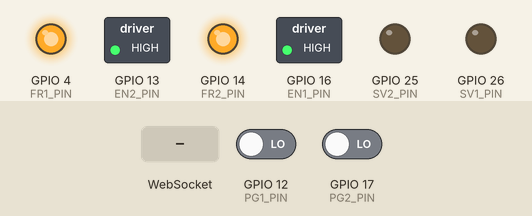
Simulated run of this sketch. Board: ESP32. Shown: switched loads named in the sketch (green lamp = pin HIGH), output pins drawn as LEDs (lit = HIGH). The test bench sets the inputs (shaded band); at power-on: GPIO 12 (PG1_PIN) LOW, GPIO 17 (PG2_PIN) LOW. What the sketch prints to the serial monitor is not drawn.

Above: at 1.2 s.
1.3 s: WebSocket text "GET /generate_204" received
2.8 s: WebSocket text "1" received
Timing chart, 0 to 5.8 s (numbered marks = the images above; inputs shaded):
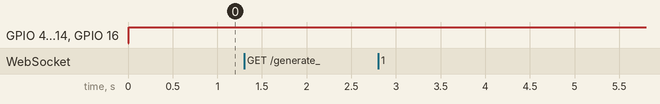

The sketch:

DriverWeb_v6.ino
```cpp
#include <WiFi.h>
#include <WiFiClient.h>
#include <WiFiAP.h>
#include <DNSServer.h>
#include <WebSocketsServer.h>
#include <ArduinoJson.h>
#include <Arduino.h>

// Définition des broches moteurs
#define PWM_CHANNEL_1 0
#define PWM_CHANNEL_2 1
#define PWM_FREQ 1000
#define PWM_RESOLUTION 8
#define SV1_PIN 26  // Signal vitesse moteur 1. D3
#define SV2_PIN 25  // Signal vitesse moteur 2. D2
#define FR1_PIN 4  // Sens moteur 1. D12
#define FR2_PIN 14  // Sens moteur 2. D6
#define EN1_PIN 16  // Activation moteur 1. D11
#define EN2_PIN 13  // Activation moteur 2. D7
#define PG1_PIN 12   // Retour vitesse moteur 1. D13
#define PG2_PIN 17   // Retour vitesse moteur 2. D10
#define NUM_POLE_PAIRS 2

// Nom et mot de passe du Wi-Fi
const char *ssid = "ESP32_BB8";
const char *password = "StarWars"; // Au moins 8 caractères obligatoires !

// Adresse IP du point d'accès
IPAddress apIP(192, 168, 4, 1);
IPAddress netMsk(255, 255, 255, 0);

// Serveur DNS
DNSServer dnsServer;

// Serveur HTTP et WebSocket
WiFiServer server(80);
WebSocketsServer webSocket(81);

// Variables moteurs et de contrôle
volatile unsigned long pulseCount1 = 0, pulseCount2 = 0;
unsigned long lastRPMTime = 0;
float rpm1 = 0, rpm2 = 0;
const unsigned long rpmInterval = 100;
int speedY = 0, speedX = 0;  // Ces variables seront mises à jour via WebSocket

// Page HTML simplifiée pour tester la connexion
const char *Accueil = R"rawliteral(
<!DOCTYPE html>
<html>
    <head>
        <meta charset="UTF-8">
        <meta name="viewport" content="width=device-width, initial-scale=1.0">
        <title>Accueil BB-8</title>
    </head>

    <body style="font-family: Arial;
    text-align: center;
    padding: 20px;
    width: 70%;
    height: 25%;

    position: absolute;
    top: 25%;
    left: 8%;

    border: 2px solid #ccc;
    border-radius: 10px;
    box-shadow: 4px 4px 10px rgba(0, 0, 0, 0.2);
    background-color: white;
    font-size: 16px;">
        <h1>Bienvenue sur le controleur BB8</h1>
        <a href="/Joystick" style="display: inline-block;
        padding: 10px 20px;
        background-color: #ff9900;
        color: white;
        text-decoration: none;
        border-radius: 5px;
        font-size: large;">Accéder au Joystick</a>
    </body>
</html>
)rawliteral";

const char *Joystick = R"rawliteral(
<!DOCTYPE html>
<html>
    <head>
        <meta charset="UTF-8">
        <meta name="viewport" content="width=device-width, initial-scale=1.0">
        <title>Joystick BB-8</title>
    </head>

    <body style="display: flex;
    justify-content: center;
    align-items: center;
    height: 100vh;
    background-color: #f4f4f4;
    flex-direction: column;
    gap:0;

    font-family: Arial;
    text-align: center;
    padding: 20px;
    width: 70%;
    height: 45%;

    position: absolute;
    top: 20%;
    left: 8%;

    border: 2px solid #ccc;
    border-radius: 10px;
    box-shadow: 4px 4px 10px rgba(0, 0, 0, 0.2);
    background-color: white;
    font-size: 16px;
    resize: none;">
        <h2>BB8 Joystick</h2>
        <p style ="font-size: 18px">Position: (<span id="x_coordinate">0</span>,<span id="y_coordinate">0</span>)<br>
        Speed: <span id="speed">0</span>% | Angle: <span id="angle">0</span>°</p>
        <canvas id="canvas"></canvas>

        <script>
            const ws = new WebSocket('ws://' + location.hostname + ':81/');
            const canvas = document.getElementById('canvas');
            const ctx = canvas.getContext('2d');
            let width, height, radius, x_orig, y_orig;

            function resizeCanvas() {
                width = window.innerWidth * 0.45;
                height = window.innerHeight * 0.25;
                radius = 40;
                x_orig = width / 2;
                y_orig = height / 2;
                canvas.width = width;
                canvas.height = height;
                drawBackground();
                drawJoystick(x_orig, y_orig);
            }

            function drawBackground() {
                ctx.clearRect(0, 0, canvas.width, canvas.height);
                ctx.fillStyle = "#FFFFFF"; // Fond blanc
                ctx.fillRect(0, 0, canvas.width, canvas.height);

                ctx.beginPath();
                ctx.arc(x_orig, y_orig, radius + 25, 0, Math.PI * 2);
                ctx.fillStyle = "#FFD580";
                ctx.fill();
            }

            function drawJoystick(x, y) {
                ctx.beginPath();
                ctx.arc(x, y, radius, 0, Math.PI * 2);
                ctx.fillStyle = "#FFA500";
                ctx.fill();
            }

            let isDragging = false;

            function sendJoystickData(x, y) {
                const raw_dx = x - x_orig;
                const raw_dy = y - y_orig;
                const maxDistance = radius + 15;
                const dx = Math.round((raw_dx / maxDistance) * 100);
                const dy = -Math.round((raw_dy / maxDistance) * 100);
                const distance = Math.min(Math.sqrt(dx * dx + dy * dy), 100);
                const angle = Math.round((Math.atan2(-raw_dy, raw_dx) * 180 / Math.PI + 360) % 360);
                const speed = Math.round(distance);


                document.getElementById("x_coordinate").innerText = dx;
                document.getElementById("y_coordinate").innerText = dy;
                document.getElementById("speed").innerText = speed;
                document.getElementById("angle").innerText = angle;

                if (ws.readyState === WebSocket.OPEN) {
                    ws.send(JSON.stringify({ x: dx, y: dy, speed: speed, angle: angle }));
                }
            }

            function handleJoystickMove(event) {
                const rect = canvas.getBoundingClientRect();
                const x = Math.min(Math.max(event.clientX - rect.left, x_orig - radius), x_orig + radius);
                const y = Math.min(Math.max(event.clientY - rect.top, y_orig - radius), y_orig + radius);
                drawBackground();
                drawJoystick(x, y);
                sendJoystickData(x, y);
            }

            canvas.addEventListener('mousedown', (e) => {
                isDragging = true;
                handleJoystickMove(e);
            });

            canvas.addEventListener('mousemove', (e) => {
                if (isDragging) handleJoystickMove(e);
            });

            canvas.addEventListener('mouseup', () => {
                isDragging = false;
                drawBackground();
                drawJoystick(x_orig, y_orig);
                sendJoystickData(x_orig, y_orig);
            });

            canvas.addEventListener('touchstart', (e) => {
                e.preventDefault();
                isDragging = true;
                handleJoystickMove(e.touches[0]);
            });

            canvas.addEventListener('touchmove', (e) => {
                e.preventDefault();
                if (isDragging) handleJoystickMove(e.touches[0]);
            });

            canvas.addEventListener('touchend', () => {
                isDragging = false;
                drawBackground();
                drawJoystick(x_orig, y_orig);
                sendJoystickData(x_orig, y_orig);
            });

            window.addEventListener('resize', resizeCanvas);
            resizeCanvas();
        </script>
    </body>
</html>
)rawliteral";

// Prototypes des fonctions utilisées
void webSocketEvent(uint8_t num, WStype_t type, uint8_t *payload, size_t length);
void updateRPM();
void updateMotors();

// Gestion des interruptions pour le comptage des pulses
void IRAM_ATTR onPulse1() { pulseCount1++; }
void IRAM_ATTR onPulse2() { pulseCount2++; }

void setup() {
    Serial.begin(115200);
    Serial.println("\n Démarrage de l'ESP32...");

    // Forcer l'ESP32 en mode Point d'accès (AP)
    WiFi.mode(WIFI_AP);
    WiFi.softAPConfig(apIP, apIP, netMsk);

    // Démarrer le point d'accès Wi-Fi
    if (WiFi.softAP(ssid, password)) {
        Serial.println("Point d'accès activé !");
        Serial.print("SSID : ");
        Serial.println(ssid);
        Serial.print("Adresse IP : ");
        Serial.println(WiFi.softAPIP());
    } else {
        Serial.println("Échec de la création du point d'accès !");
        return;
    }

    // Démarrer le serveur DNS
    dnsServer.start(53, "*", apIP);

    // Démarrer le serveur Web et WebSocket
    server.begin();
    webSocket.begin();
    webSocket.onEvent(webSocketEvent);

    Serial.println("Serveur Web et WebSocket démarrés.");

    // Configuration des moteurs
    ledcSetup(PWM_CHANNEL_1, PWM_FREQ, PWM_RESOLUTION);
    ledcSetup(PWM_CHANNEL_2, PWM_FREQ, PWM_RESOLUTION);
    ledcAttachPin(SV1_PIN, PWM_CHANNEL_1);
    ledcAttachPin(SV2_PIN, PWM_CHANNEL_2);
    pinMode(FR1_PIN, OUTPUT);
    pinMode(FR2_PIN, OUTPUT);
    pinMode(EN1_PIN, OUTPUT);
    pinMode(EN2_PIN, OUTPUT);
    pinMode(PG1_PIN, INPUT);
    pinMode(PG2_PIN, INPUT);
    attachInterrupt(digitalPinToInterrupt(PG1_PIN), onPulse1, RISING);
    attachInterrupt(digitalPinToInterrupt(PG2_PIN), onPulse2, RISING);
}

void loop() {
    dnsServer.processNextRequest();
    webSocket.loop();
    updateRPM();
    updateMotors();

    WiFiClient client = server.available();
    if (client) {
        String request = "";
        while (client.connected()) {
            if (client.available()) {
                char c = client.read();
                request += c;
                if (c == '\n' && request.endsWith("\r\n\r\n")) {
                break;
                }
                if (c == '\n') {
                    if (request.indexOf("GET /generate_204") >= 0 ||
                        request.indexOf("GET /hotspot-detect.html") >= 0 ||
                        request.indexOf("GET /ncsi.txt") >= 0) {

                        client.println("HTTP/1.1 302 Found");
                        client.println("Location: http://192.168.4.1/");
                        client.println("Connection: close");
                        client.println();
                        client.stop();
                        return;
                    }

                    if (request.indexOf("GET /Joystick") >= 0) {
                        client.println("HTTP/1.1 200 OK");
                        client.println("Content-type:text/html");
                        client.println();
                        client.print(Joystick);
                    } else {
                        client.println("HTTP/1.1 200 OK");
                        client.println("Content-type:text/html");
                        client.println();
                        client.print(Accueil);
                    }
                    client.println();
                    break;
                }
            }
        }
        client.stop();
    }
}

void updateRPM() {
    unsigned long currentTime = millis();
    if (currentTime - lastRPMTime >= rpmInterval) {
        float dt = (currentTime - lastRPMTime) / 1000.0;
        noInterrupts();
        unsigned long pulses1 = pulseCount1, pulses2 = pulseCount2;
        pulseCount1 = pulseCount2 = 0;
        interrupts();
        rpm1 = (pulses1 / dt * 60.0) / (3.0 * NUM_POLE_PAIRS);
        rpm2 = (pulses2 / dt * 60.0) / (3.0 * NUM_POLE_PAIRS);
        // Optionnel : affichage du RPM pour debug
        // Serial.printf("M1: %.2f RPM | M2: %.2f RPM\n", rpm1, rpm2);
        lastRPMTime = currentTime;
        Serial.printf("M1: %.2f RPM | M2: %.2f RPM\n", rpm1, rpm2);
    }
}

void updateMotors() {
    // Mise à jour de la direction et de la vitesse des moteurs
    // On suppose ici que speedY contrôle le moteur 1 et speedX le moteur 2.
    digitalWrite(FR1_PIN, speedY < 0 ? LOW : HIGH);
    digitalWrite(FR2_PIN, speedX < 0 ? LOW : HIGH);
    digitalWrite(EN1_PIN, speedY != 0 ? LOW : HIGH);
    digitalWrite(EN2_PIN, speedX != 0 ? LOW : HIGH);
    ledcWrite(PWM_CHANNEL_1, constrain(abs(speedY), 0, 255));
    ledcWrite(PWM_CHANNEL_2, constrain(abs(speedX), 0, 255));
}

// Gestion des messages WebSocket
void webSocketEvent(uint8_t num, WStype_t type, uint8_t *payload, size_t length) {
    if (type == WStype_TEXT) {
        String data = (char*)payload;

        // Parsing JSON des données reçues
        StaticJsonDocument<200> doc;
        DeserializationError error = deserializeJson(doc, data);
        if (!error) {
            int x = doc["x"];
            int y = doc["y"];
            int speed = doc["speed"];
            int angle = doc["angle"];
            Serial.printf("Données reçues -> x: %d, y: %d, speed: %d, angle: %d\n", x, y, speed, angle);
            Serial.printf("Vitesse moteur -> M1 PWM: %d | M2 PWM: %d\n", abs(speedY), abs(speedX));


            // Mise à jour des variables de commande moteur
            // Ici, on affecte 'x' au moteur 2 et 'y' au moteur 1
            // Mise à l'échelle de la vitesse (0-100 -> 0-255)
            speedX = map(x, -100, 100, -51, 51);
            speedY = map(y, -100, 100, -255, 255);
        } else {
            Serial.println("Erreur de parsing JSON");
        }
    }
}
```

Measured:
- after the input at 1.3 s, every drawn part: stays the same
- after the input at 2.8 s, every drawn part: stays the same
